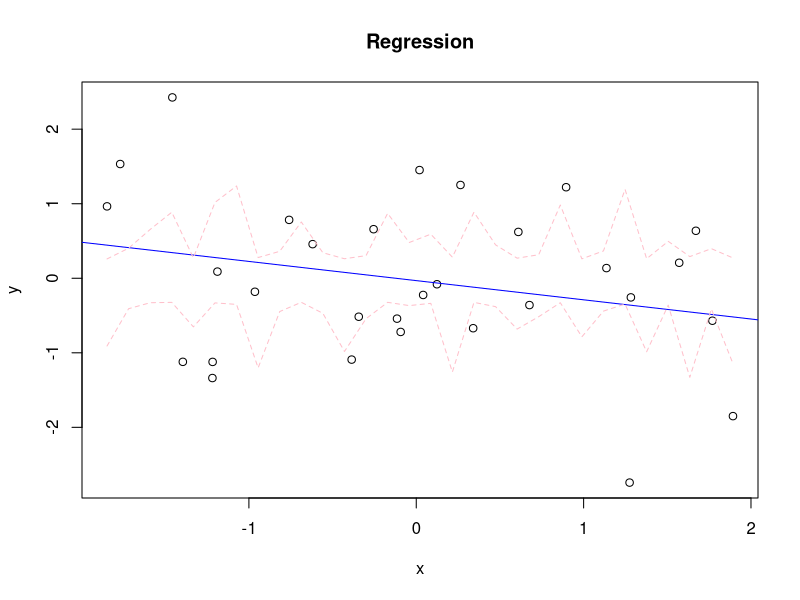

This chart was generated by the following R code:
# outliers <- function(d = rnorm(100), y = 90, ...){
#   
#   args <- list(d, type)
# 
#     if (is.null(args[['d']])){
#     d <- round(rnorm(100)*100, 2)
#   }
#   
#   
#   c1 <- quantile(d, 0.75)
#   c2 <- ll
#   c3 <- ul
#   
#   ul <- mean(d) + 1.96*sd(d)
#   ll <- mean(d) - 1.96*sd(d)
#   
#   y <- matrix(NA, length(d), 1)
#   
#   for (i in 1:length(x)){
#     if (d[i] <= ll | d[i] >= ul){
#       y[i] <- d[i]
#     }
#   }
#   
#   if (!is.null(args[['type']])){
#     plot(d, type = "l"); points(y, col = "red", pch = 19); abline(h=mean(d), col = "red");abline(h=ul, col = "green"); abline(h=ll, col = "green"); text(c1, ul, paste("UL=", round(ul, 2))); text(c1, ll, paste("LL=", round(ll, 2)))
#   } else {
#     plot(d); points(y, col = "red", pch = 19); abline(h=mean(d), col = "red");abline(h=ul, col = "green"); abline(h=ll, col = "green"); text(c1, ul, paste("UL=", round(ul, 2))); text(c1, ll, paste("LL=", round(ll, 2)))
#   }
#   
#   
# }

# edit 1

outliers <- function(x, cl = 0.95, plot = TRUE, out = FALSE, na.remove = FALSE, complete = FALSE){
  
  # Missing data treatment, considered as outliers
  if (na.remove == TRUE){
    for (i in 1:length(x)){
      if(is.na(x[i])){
        x[i] <- 0
      }
    }
  } else if (complete == TRUE){
    x <- complete.cases(x)
  }
  
  z <- -qnorm((1-cl)/2)
  
  ul <- mean(x) + z * sd(x)
  ll <- mean(x) - z * sd(x)
  
  
  xc <- length(x) - quantile(x, 0.1) 
  y <- matrix(NA, length(x), 1)
  
  for (i in 1:length(x)){
    if (x[i] <= ll | x[i] >= ul){
      y[i] <- x[i]
    }
  }
  
  if(out == TRUE){
    print(y[!is.na(y)])  
  }
  
  
  if(plot == TRUE){
    plot(x, type = "l"); points(y, col = "red", pch = 19); abline(h = ul, col = "green"); abline(h=ll, col = "green"); abline(h=mean(x), col = "red"); text(xc, ul, paste("UL=", round(ul, 2))); text(xc, ll, paste("LL=", round(ll, 2)))
    
  }  
  
}

# df <- read.csv(file.choose())
# df <- df[, -1]
# 
# outliers(complete.cases(df[, 7]))
#  
# outliers(df[, 7], cl = 0.999, out = TRUE, complete = TRUE)
# outliers(df[, 7], cl = 0.999, out = TRUE, na.remove = TRUE)

# yna = matrix(NA, length(df[, 7]), 1 )
# yzero = matrix(NA, length(df[, 7]), 1 )
# 
# for (i in 1:length(df[, 7])){
#   if (is.na(df[, 7][i])){
#     yna[i] <- df[, 7][i]
#   } else if(df[, 7][i] == 0){
#     yzero[i] <- df[, 7][i]
#   }
# }

# Regression 

# outliersInReg <- function(x, plot = FALSE, desc = FALSE, out = FALSE){
#   
#   
#   fit <- lm(x ~ ., data = as.data.frame(x))
#   cd <- cooks.distance(fit)
#   
#   if (desc==TRUE){
#     print(summary(fit))
#   }
#   
#   if (out == TRUE){
#     print(cd[cd > 4*mean(cd, na.rm = T)])
#   }
#   
#   if(plot==TRUE){
#     plot(cd); abline(h = 4*mean(cd, na.rm = T), col ="red"); text(x = 1:length(cd)+1, y = cd, labels = ifelse(cd > 4*mean(cd, na.rm = T), names(cd), ""), col = "red")
#     
#   }
#   
# }

cookOutliers <- function(x, result = FALSE, plot = FALSE){
  
  
  fit <- lm(x ~ ., data = as.data.frame(x))
  cd <- cooks.distance(fit)
  
  out <- list(desc = summary(fit), outliers = cd[cd > 4*mean(cd, na.rm = T)])
  
  if (result){
    return(list(desc = summary(fit), outliers = cd[cd > 4*mean(cd, na.rm = T)]))
  } 
  
 if (plot){
   plot(cd); abline(h = 4*mean(cd, na.rm = T), col ="red"); text(x = 1:length(cd)+1, y = cd, labels = ifelse(cd > 4*mean(cd, na.rm = T), names(cd), ""), col = "red")
   
 }
   
}

# using CI in regression

x <- rnorm(30)
y <- rnorm(30)

fit <- lm(y ~ x, data = cbind.data.frame(x, y))

newdat <- as.data.frame(seq(min(x), max(x), length.out = 30))

conf_int <- predict(fit, newdat, interval = "confidence", level = 0.95)

plot(x, y, xlab="x", ylab="y", main="Regression")
abline(fit, col="blue")
matlines(newdat, conf_int[,2:3], col = "pink", lty=2)

# function

regOutliers <- function(x = rnorm(100), y= rnorm(100), newdf=as.data.frame(seq(min(x), max(x), length.out = 100)), ci = 0.999, plot = FALSE, out = FALSE){
  
  fit <- lm(y ~ x, data = cbind.data.frame(x, y))
  
  conf_int <- predict(fit, newdf, interval = "confidence", level = ci)
  
  if(plot){
    plot(x, y, xlab="x", ylab="y", main="Regression"); text(x+0.2, y, row.names(cbind.data.frame(x, y)), cex = 0.5, col = "red")
    abline(fit, col="red")
    matlines(newdf, conf_int[,2:3], col = "blue", lty=2)
    
  }
  if(out){
    return(conf_int)
  }
}